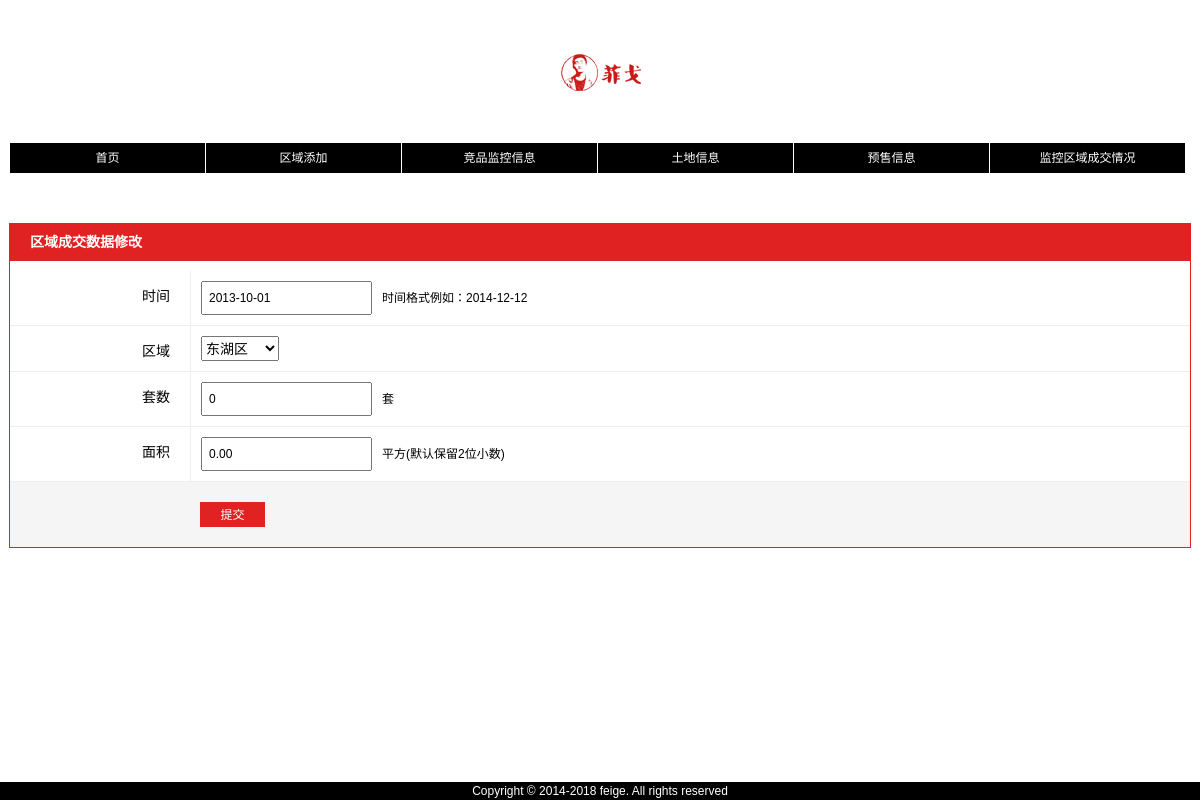
/shuji/shuji_edit.php?id=18805, run on the app's committed database.
### tables this page shows
CREATE TABLE IF NOT EXISTS `f_chengjiao` (
  `id` mediumint(8) unsigned NOT NULL AUTO_INCREMENT,
  `city_name` varchar(20) NOT NULL,
  `wuye_name` varchar(10) NOT NULL,
  `area` decimal(10,2) unsigned NOT NULL COMMENT '//面积',
  `taoshu` int(10) NOT NULL COMMENT '//套数',
  `fang_time` date NOT NULL COMMENT '//房地产信息网入库时间',
  `os_time` datetime NOT NULL COMMENT '//入库电脑时间',
  PRIMARY KEY (`id`)
);

CREATE TABLE IF NOT EXISTS `f_city` (
  `city_id` mediumint(8) unsigned NOT NULL AUTO_INCREMENT,
  `city_name` varchar(20) NOT NULL,
  PRIMARY KEY (`city_id`)
);

### shuji/shuji_edit.php (the view, shortened to what this page needs)
<?php
include ('../header.php');
if ( (isset($_GET['id'])) && (is_numeric($_GET['id'])) ) {
	$id = $_GET['id'];
} elseif ( (isset($_POST['id'])) && (is_numeric($_POST['id'])) ) {
	$id = $_POST['id'];
} else {
	echo '404';
	include ('../footer.php');
	exit();
}
$q = "SELECT * FROM f_chengjiao WHERE id=$id LIMIT 1";
$r = mysqli_query ($conn, $q) or trigger_error("Query: $q\n<br />MySQL Error: " . mysqli_error($conn));
$row = mysqli_fetch_array ($r, MYSQLI_ASSOC);
?>
<div class="portlet wrap mT50">
	<div class="portlet-title">区域成交数据修改</div>
	<div class="portlet-body">
	<form action="zhuzhai_edit.php" method="post">
		<div class="control-group">
			<label class="control-label">时间</label>
			<div class="controls">
				<input type="text" name="wdate" class="add-in" onClick="WdatePicker()" value="<?php echo $row['fang_time']?>" />时间格式例如：2014-12-12
			</div>
		</div>
        <div class="control-group">
			<label class="control-label">区域</label>
			<div class="controls">
				<select name="city_name" class="select-city">
                    <?php
					$q2 = "SELECT city_name FROM f_city ORDER BY city_id ASC";
					$r2 = mysqli_query ($conn, $q2) or trigger_error("Query: $q\n<br />MySQL Error: " . mysqli_error($conn));
					if (@mysqli_num_rows($r2) > 0) {
						while ($row2 = mysqli_fetch_array ($r2, MYSQLI_NUM)) {
							echo "<option value=\"$row2[0]\"";
							if (isset($row['city_name']) && ($row['city_name'] == $row2[0]) ) echo ' selected="selected"';
							echo ">$row2[0]</option>\n";
						}
					} else {
						echo '<option>暂无区域，请添加一个新地区</option>';
					}
					?>
				</select>
			</div>
		</div>
        <div class="control-group">
			<label class="control-label">套数</label>
			<div class="controls">
				<input type="text" name="taoshu" class="add-in" value="<?php echo $row['taoshu']?>" />套
			</div>
		</div>
        <div class="control-group">
			<label class="control-label">面积</label>
			<div class="controls">
				<input type="text" name="area" class="add-in" value="<?php echo $row['area']?>" />平方(默认保留2位小数)
			</div>
		</div>
        <div class="form-actions">
            <button class="btn" name="submit" type="submit">提交</button>
	   	</div>
	</form>
    </div>
</div>
<?php
include ('../footer.php');
?>

### css/css.css (style rules this page uses)
html { color:#000;background:#fff;overflow-y:scroll; }
body,ul,ol,h1,h2,h3,h4,h5,h6,p,dl,dd,form,input,button,textarea,fieldset,legend,select,th,td { margin:0;padding:0 }
body,button,input,select,textarea { font:12px/1.5 Tahoma,Arial,"\5b8b\4f53",sans-serif; }
.wrap { margin:0 auto; width:1180px; }
.mT50 { margin-top:50px; }
.portlet { border:1px solid #e02222; }
.portlet-title { font-size:14px;font-weight:bold;background-color:#e02222;color:#fff;padding:8px 20px; }
.portlet-body { padding:10px; }

### css/index.css (style rules this page uses)
.select-city { font-size:14px;height:25px;line-height:25px;vertical-align: middle; }
.btn { background-color:#e02222;color:white;cursor:pointer;border:0 none;height:25px;width:65px;vertical-align:middle; }
.control-group { border-bottom: 1px solid #eee;margin-left:-10px;margin-right:-10px; }
.control-label { float:left;display:block;margin-top:10px;margin-bottom:5px;padding-top:5px;text-align:right;width:160px;font-size:14px;line-height:20px; }
.add-in { padding:6px;margin-right:10px; }
.controls { border-left:1px solid #eee;padding:10px;margin-left:180px; }
.form-actions { background-color:#f5f5f5;margin-bottom:-10px;margin-left:-10px;margin-right:-10px;padding:20px 0 20px 190px; }

### data on the page
f_chengjiao: wdate "2013-10-01", city_name "东湖区", taoshu "0", area "0.00"
